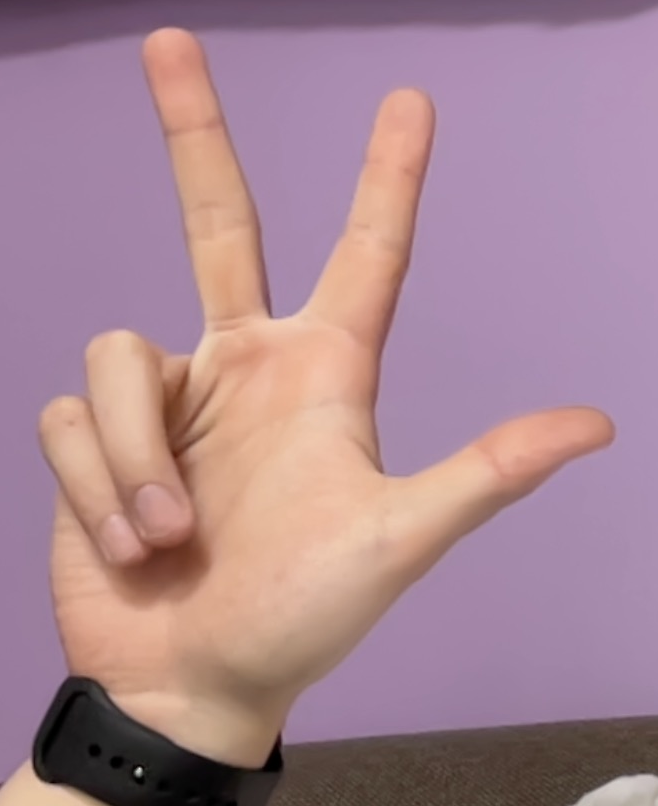
#> input picture database/hands/right_hand_3_fingers.png, 658 x 806 px, found by its file name
$ python defects.py
#> lines starting #> are read from the running program, lines starting #| are printed output that depends on the picture; after the words box and inside, x2 and y2 are one past the last pixel; in counts of white or black regions, pixels touching at a corner belong together
### code/utils/utils.py
import numpy as np
import cv2


def stackImages(scale, imgArray):
    rows = len(imgArray)
    cols = len(imgArray[0])
    rowsAvailable = isinstance(imgArray[0], list)
    width = imgArray[0][0].shape[1]
    height = imgArray[0][0].shape[0]
    if rowsAvailable:
        for x in range(0, rows):
            for y in range(0, cols):
                if imgArray[x][y].shape[:2] == imgArray[0][0].shape[:2]:
                    imgArray[x][y] = cv2.resize(
                        imgArray[x][y], (0, 0), None, scale, scale
                    )
                else:
                    imgArray[x][y] = cv2.resize(
                        imgArray[x][y],
                        (imgArray[0][0].shape[1], imgArray[0][0].shape[0]),
                        None,
                        scale,
                        scale,
                    )
                if len(imgArray[x][y].shape) == 2:
                    imgArray[x][y] = cv2.cvtColor(imgArray[x][y], cv2.COLOR_GRAY2BGR)
        imageBlank = np.zeros((height, width, 3), np.uint8)
        hor = [imageBlank] * rows
        hor_con = [imageBlank] * rows
        for x in range(0, rows):
            hor[x] = np.hstack(imgArray[x])
        ver = np.vstack(hor)
    else:
        for x in range(0, rows):
            if imgArray[x].shape[:2] == imgArray[0].shape[:2]:
                imgArray[x] = cv2.resize(imgArray[x], (0, 0), None, scale, scale)
            else:
                imgArray[x] = cv2.resize(
                    imgArray[x],
                    (imgArray[0].shape[1], imgArray[0].shape[0]),
                    None,
                    scale,
                    scale,
                )
            if len(imgArray[x].shape) == 2:
                imgArray[x] = cv2.cvtColor(imgArray[x], cv2.COLOR_GRAY2BGR)
        hor = np.hstack(imgArray)
        ver = hor
    return ver


# [9 lines that do not run on import are left out]

### code/defects.py
import cv2
import numpy as np
from utils import stackImages
import math

def cluster(list):
    """
    From a list of points (x, y), returns a certain number of clusters
    """
    # clusters = np.array(list[0])
    # clusters = {}
    # clusters.append(list[0])
    x, y = list[0][0]
    clusters = []
    clusters.append((x,y))
    epsilon = 80
    for i in range(1, len(list)):
        x, y = list[i][0]

        is_new_cluster = True

        for point in clusters:
            print(point)
            x_tmp, y_tmp = point[0], point[1]
            x_min = x_tmp - epsilon
            x_max = x_tmp + epsilon
            y_min = y_tmp - epsilon
            y_max = y_tmp + epsilon

            if x_min < x < x_max and y_min < y < y_max:
                print(x," - ", y, "ok ok")
                is_new_cluster = False
                break


        if is_new_cluster:
            # clusters = np.append(clusters, [[x, y]], axis=0)
            clusters.append((x,y))

    y_tot = 0
    y_max = 0
    x_max = 0
    for x, y in clusters:
        y_tot += y
        if y > y_max :
            y_max = y
        if x > x_max :
            x_max = x

    y_moy = y_tot / len(clusters)

    # res = [cluster for cluster in clusters if cluster[1] <=  0.5 * y_moy or cluster[0] == x_max]
    res = [cluster for cluster in clusters if cluster[1] <=  0.5 * y_moy]
    filtered = []

    for i in range(0, len(res)) :
        x, y = res[i]
        flag = True
        for j in range(i+1, len(res)):
            x2, y2 = res[j]
            if abs(x - x2) <= 30 : # proche
                print("x: ", x, "x2: ", x2)
                y_coef = y / y_max
                y2_coef = y2 / y_max
                if y_coef > y2_coef and y_coef > 0.8 :
                    print("1")
                    filtered.append((x,y))
                elif y2_coef > y_coef and y2_coef > 0.8:
                    print("2")
                    filtered.append((x2,y2))

                flag = False
        if flag:
            filtered.append((x,y))
            flag = True
    # res = [cluster for cluster in res if all(abs(cluster[0] - other_cluster[0]) >= 30 for other_cluster in res if other_cluster != cluster)]

    print("Clusters:")
    print(res)

    return filtered

def unique_count_app(a):
    colors, count = np.unique(a.reshape(-1,a.shape[-1]), axis=0, return_counts=True)
    return colors[count.argmax()]

imgBlank = np.zeros((200, 200), np.uint8)

cv2.namedWindow("Parameters")
cv2.resizeWindow("Parameters", 640, 480)
cv2.createTrackbar("Hue Min", "Parameters", 0, 179, lambda x: x)
cv2.createTrackbar("Hue Max", "Parameters", 179, 179, lambda x: x)
cv2.createTrackbar("Sat Min", "Parameters", 70, 255, lambda x: x)
cv2.createTrackbar("Sat Max", "Parameters", 255, 255, lambda x: x)
cv2.createTrackbar("Val Min", "Parameters", 75, 255, lambda x: x)
cv2.createTrackbar("Val Max", "Parameters", 255, 255, lambda x: x)
cv2.createTrackbar("Rate min", "Parameters", 0, 100, lambda x: x)
cv2.createTrackbar("Rate max", "Parameters", 100, 100, lambda x: x)


handCascade = cv2.CascadeClassifier("code/cascade/cascade1.xml")
if handCascade.empty():
    raise IOError("Unable to load the hand cascade classifier xml file")

# img = cv2.imread("database/hands/hand_19.png")
img = cv2.imread("database/hands/right_hand_3_fingers.png")
#> img is the input picture: shape (806, 658, 3); mean B, G, R 145.7, 134.7, 168.4
if img is None:
    raise IOError("Unable to load the image file")

# resize en pourcentage
scale_percent = 75
img = cv2.resize(img, (int(img.shape[1] * scale_percent / 100), int(img.shape[0] * scale_percent / 100)))
#> img: shape (604, 493, 3)

imgGray = cv2.cvtColor(img, cv2.COLOR_BGR2GRAY)
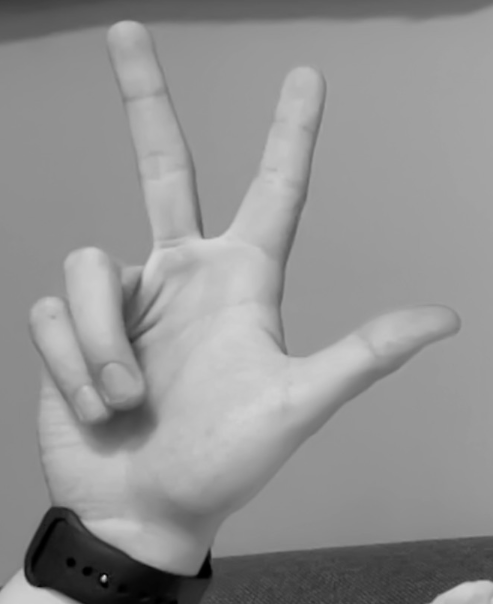
#> imgGray: shape (604, 493); min 0, max 216, mean 146


while True:
    imgCopy = img.copy()

    # Get the parameters
    h_min = cv2.getTrackbarPos("Hue Min", "Parameters")
    h_max = cv2.getTrackbarPos("Hue Max", "Parameters")
    s_min = cv2.getTrackbarPos("Sat Min", "Parameters")
    s_max = cv2.getTrackbarPos("Sat Max", "Parameters")
    v_min = cv2.getTrackbarPos("Val Min", "Parameters")
    v_max = cv2.getTrackbarPos("Val Max", "Parameters")

    # [8 lines of commented-out code are left out]


    imgHSV = cv2.cvtColor(img, cv2.COLOR_BGR2HSV)
#> imgHSV: shape (604, 493, 3); mean H, S, V 92.3, 64.5, 170.9
    imgGaussian = cv2.GaussianBlur(imgHSV, (7, 7), 1)
#> imgGaussian: shape (604, 493, 3); mean H, S, V 92.3, 64.5, 170.9

    # [14 lines of commented-out code are left out]

    lower = np.array([h_min, s_min, v_min])
    upper = np.array([h_max, s_max, v_max])

    mask = cv2.inRange(imgGaussian, lower, upper)
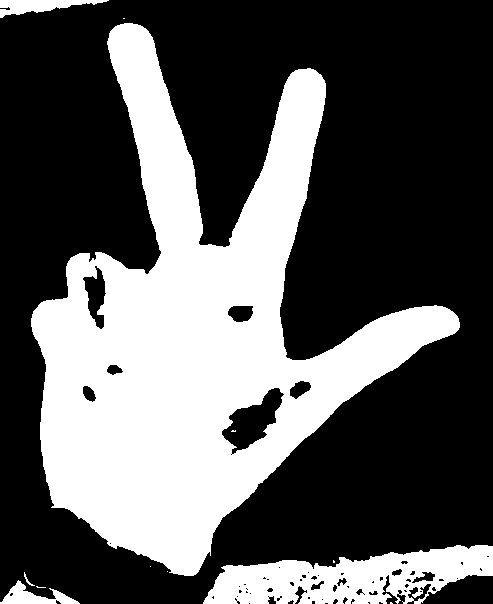
#> mask: shape (604, 493); 35.1% white; 12 white regions (7 under 20 px)

    # Convex hull + defects
    contours, _ = cv2.findContours(mask, cv2.RETR_EXTERNAL, cv2.CHAIN_APPROX_SIMPLE)
#> contours = 11 contours, 7 with area under 20; largest, box (x1, y1, x2, y2) and area: (31, 23, 460, 576) 94790, (203, 545, 493, 604) 10695, (0, 0, 109, 18) 843, (0, 580, 80, 604) 719

    for cnt in contours:
        area = cv2.contourArea(cnt)
        if area > 10000:
            hull = cv2.convexHull(cnt)

            cv2.drawContours(imgCopy, [hull], -1, (0, 255, 0), 2)
            imgPt = imgCopy.copy()


            # print(hull)

            unique_points = cluster(hull)
            print("Unique points:")
            print(unique_points)
            for x, y in unique_points:
                cv2.circle(imgPt, (x,y), 5, (255,0,255), -1)
#> this loop made 11 passes
#> area on pass 9: 94789.5
#> area on passes 3, 11: 719, 843
#> (printed output is left out)
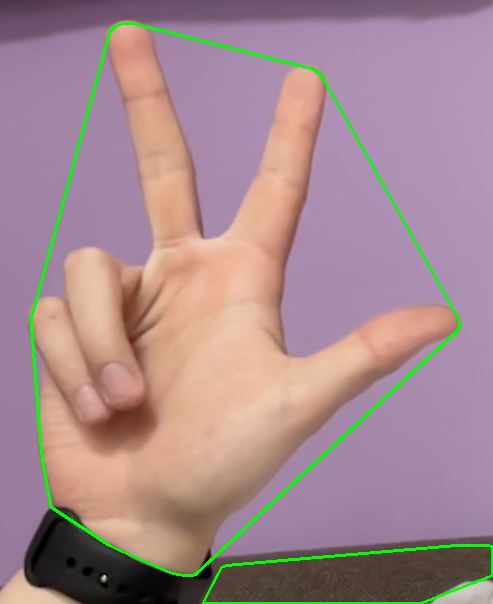
#> imgCopy: shape (604, 493, 3); mean B, G, R 143.1, 137.4, 165.5

            # [4 lines of commented-out code are left out]


    stack = stackImages(0.8, ([img, imgHSV, mask], [imgCopy, imgPt, imgBlank]))
#> after the loop in stackImages, `for x in range(0, rows):`: hor = 2 items
#> in stackImages, `ver = np.vstack(hor)`:
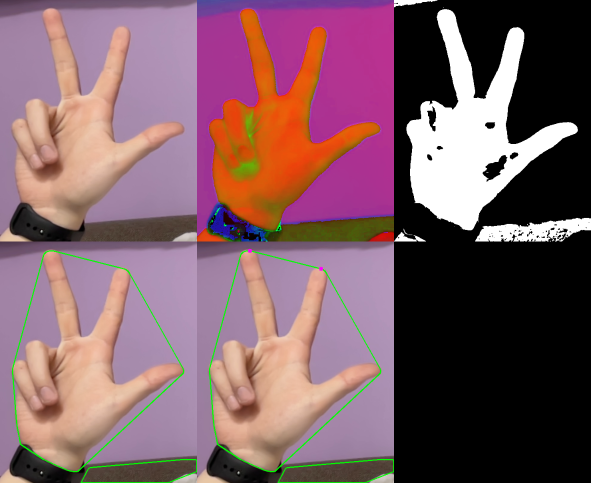
#> ver: shape (966, 1182, 3) (shown at 1/2 size); mean of channels 0, 1, 2 102.3, 93.9, 126.6; drawn as B, G, R

    cv2.imshow("Result.jpg", stack)


    if cv2.waitKey(1) & 0xFF == ord("q"):
#> (key q is pressed here)
        break

$ run again, with database/hands/hand_19.png copied over database/hands/right_hand_3_fingers.png
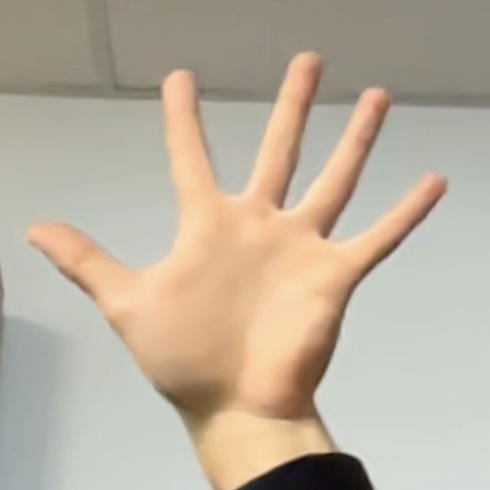
#> input picture database/hands/hand_19.png, 490 x 490 px, found by its file name
#> img is the input picture: shape (490, 490, 3); mean B, G, R 158, 175.9, 187.8
#> img: shape (367, 367, 3)
#> imgHSV: shape (367, 367, 3); mean H, S, V 32.9, 42.1, 189.8
#> imgGaussian: shape (367, 367, 3); mean H, S, V 32.9, 42.1, 189.8
#> `mask = cv2.inRange(imgGaussian, lower, upper)`:
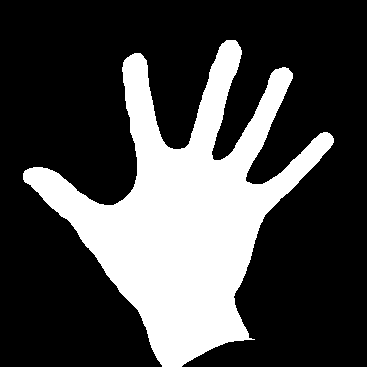
#> mask: shape (367, 367); 28.2% white; 1 white region
#> contours = 1 contour; box (x1, y1, x2, y2) and area: (23, 40, 334, 367) 37243
#> the loop `for cnt in contours:` made 1 pass
#> area on pass 1: 37243
#> (printed output is left out)
#> after the loop in stackImages, `for x in range(0, rows):`: hor = 2 items
#> in stackImages, `ver = np.vstack(hor)`:
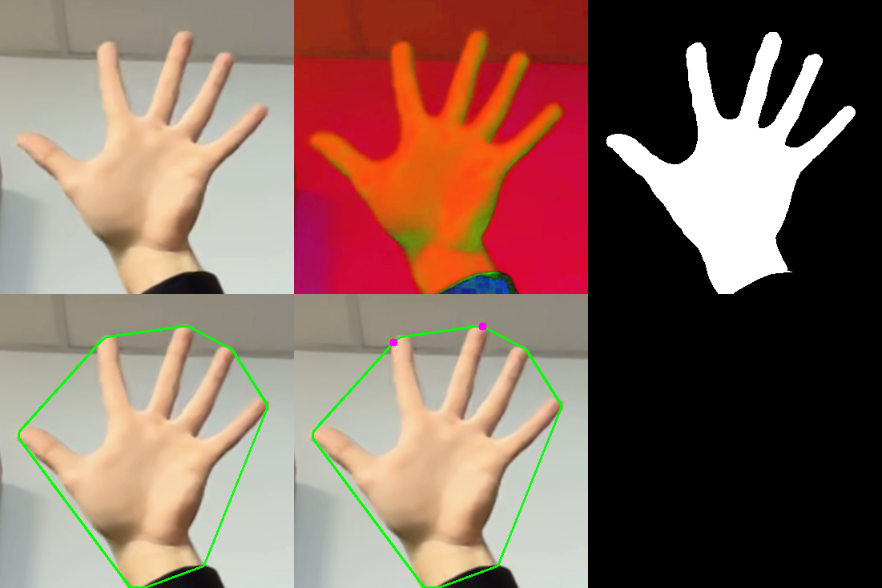
#> ver: shape (588, 882, 3); mean of channels 0, 1, 2 95.3, 107.4, 136.2; drawn as B, G, R

$ run again, with database/hands/right_hand_1_fingers.png copied over database/hands/right_hand_3_fingers.png
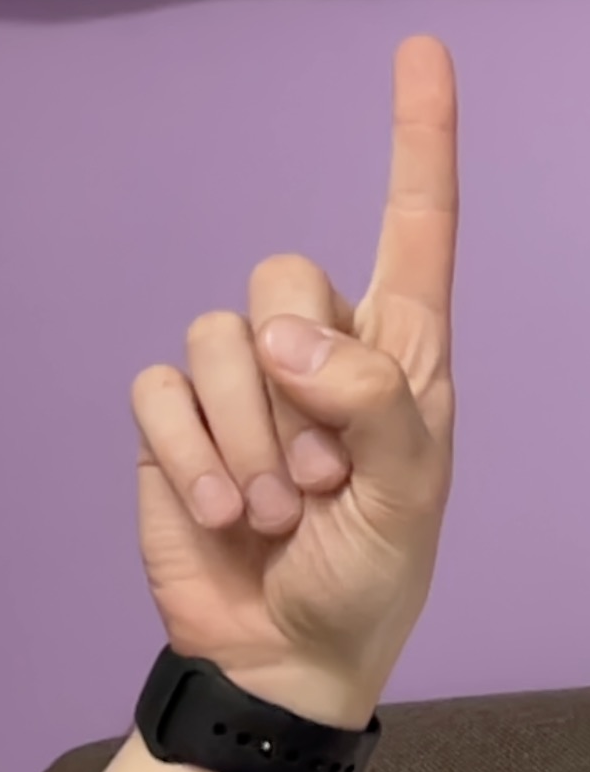
#> input picture database/hands/right_hand_1_fingers.png, 590 x 772 px, found by its file name
#> img is the input picture: shape (772, 590, 3); mean B, G, R 145.2, 129.9, 163.1
#> img: shape (579, 442, 3)
#> imgHSV: shape (579, 442, 3); mean H, S, V 99.6, 64.4, 165.7
#> imgGaussian: shape (579, 442, 3); mean H, S, V 99.6, 64.4, 165.7
#> `mask = cv2.inRange(imgGaussian, lower, upper)`:
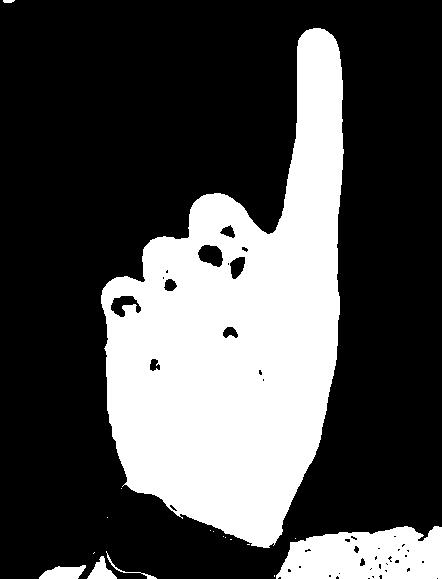
#> mask: shape (579, 442); 30.6% white; 17 white regions (11 under 20 px)
#> contours = 17 contours, 12 with area under 20; largest, box (x1, y1, x2, y2) and area: (101, 28, 344, 548) 71126, (276, 526, 442, 579) 6980, (39, 565, 86, 579) 404, (87, 556, 117, 579) 299, (106, 551, 157, 579) 52
#> the loop `for cnt in contours:` made 17 passes
#> area on pass 16: 71126.5
#> (printed output is left out)
#> after the loop in stackImages, `for x in range(0, rows):`: hor = 2 items
#> in stackImages, `ver = np.vstack(hor)`:
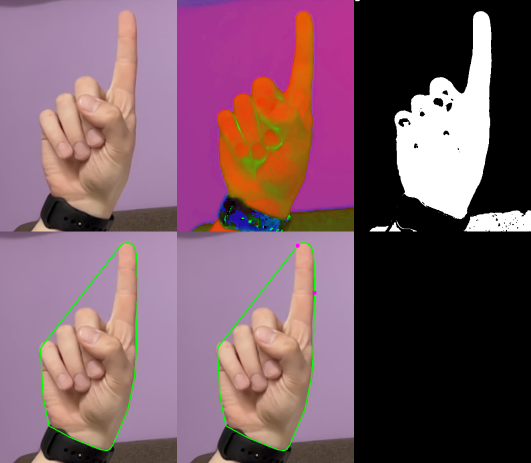
#> ver: shape (926, 1062, 3) (shown at 1/2 size); mean of channels 0, 1, 2 101.5, 89.3, 121.4; drawn as B, G, R

$ run again, with database/hands/right_hand_2_fingers.png copied over database/hands/right_hand_3_fingers.png
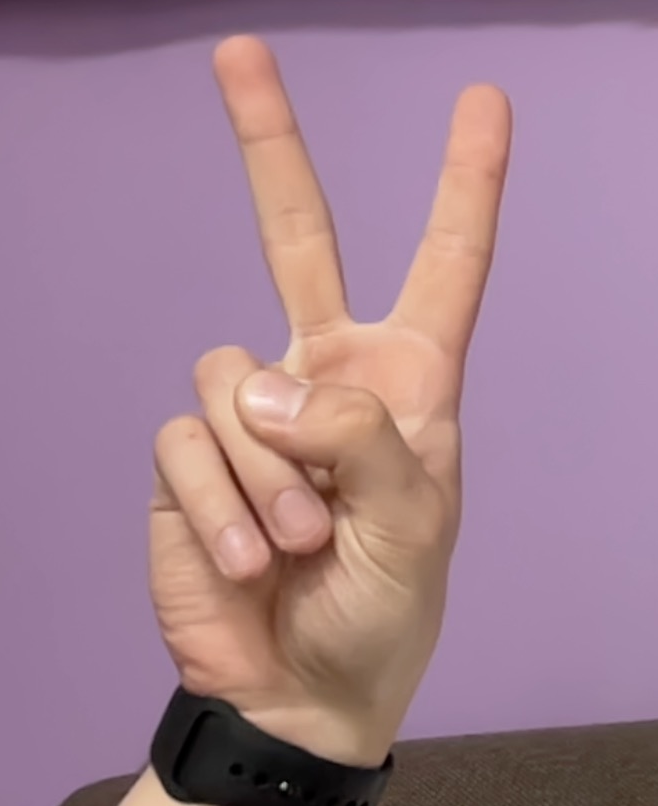
#> input picture database/hands/right_hand_2_fingers.png, 658 x 806 px, found by its file name
#> img is the input picture: shape (806, 658, 3); mean B, G, R 143.8, 128.4, 161.2
#> img: shape (604, 493, 3)
#> imgHSV: shape (604, 493, 3); mean H, S, V 101.8, 64, 163.8
#> imgGaussian: shape (604, 493, 3); mean H, S, V 101.8, 64, 163.8
#> `mask = cv2.inRange(imgGaussian, lower, upper)`:
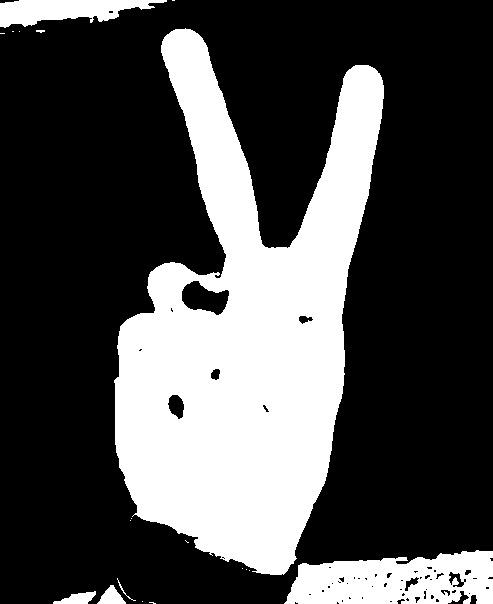
#> mask: shape (604, 493); 30.3% white; 19 white regions (12 under 20 px)
#> contours = 19 contours, 14 with area under 20; largest, box (x1, y1, x2, y2) and area: (114, 28, 384, 575) 78848, (284, 550, 493, 604) 8622, (0, 0, 167, 28) 2604, (97, 585, 126, 604) 276, (53, 591, 96, 604) 274
#> the loop `for cnt in contours:` made 19 passes
#> area on pass 17: 78848.5
#> (printed output is left out)
#> after the loop in stackImages, `for x in range(0, rows):`: hor = 2 items
#> in stackImages, `ver = np.vstack(hor)`:
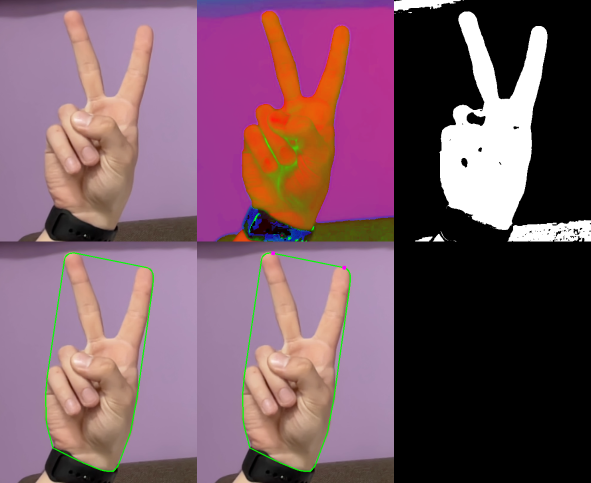
#> ver: shape (966, 1182, 3) (shown at 1/2 size); mean of channels 0, 1, 2 101.1, 88.3, 120; drawn as B, G, R
